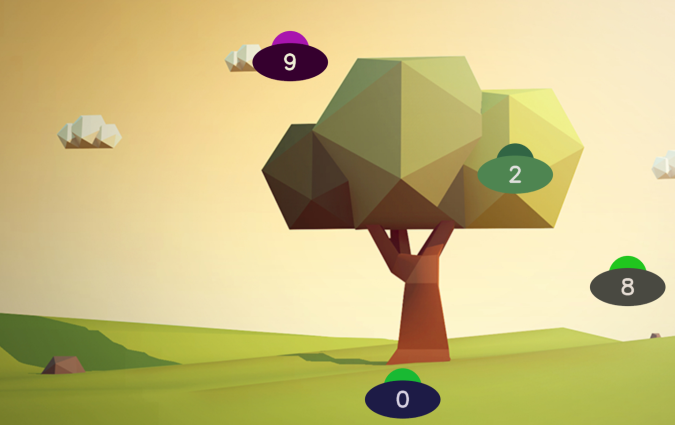
#> input picture imageProcessing/autoHSVDetection/4dzfr.png, 675 x 425 px
$ python sampled-objectDetection.py
#> lines starting #> are read from the running program, lines starting #| are printed output that depends on the picture; after the words box and inside, x2 and y2 are one past the last pixel; in counts of white or black regions, pixels touching at a corner belong together
# Automatic Object Detection based on HSV-sampling
# Answer for: https://stackoverflow.com/questions/67390790/object-detection-with-opencv-python/67393490#67393490
# Original Author: State Machine

# Imports:
import cv2
import numpy as np


# Defines a re-sizable image window:
def showImage(imageName, inputImage):
    cv2.namedWindow(imageName, flags=cv2.WINDOW_GUI_NORMAL)
    cv2.imshow(imageName, inputImage)
    cv2.waitKey(0)


# image path
fileName = "4dzfr.png"

# Reading an image in default mode:
inputImage = cv2.imread(fileName)
#> inputImage is the input picture: shape (425, 675, 3); mean B, G, R 124.9, 186.1, 199.1

# Check image loading:
if inputImage is None:
    print("Could not load Input image.")

# Deep copy for final results:
inputImageCopy = inputImage.copy()

# Convert RGB to grayscale:
grayscaleImage = cv2.cvtColor(inputImage, cv2.COLOR_BGR2GRAY)
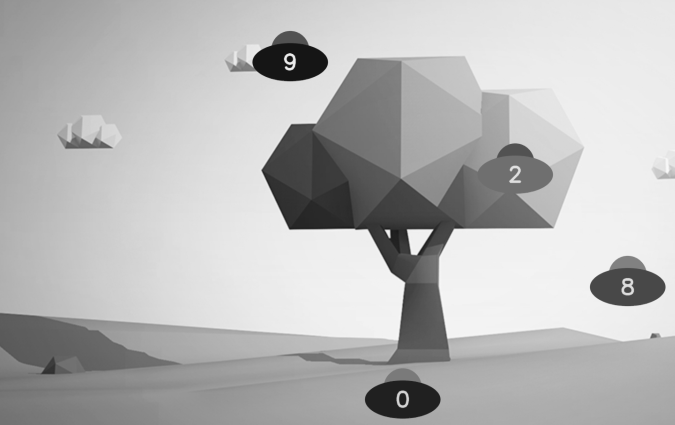
#> grayscaleImage: shape (425, 675); min 21, max 249, mean 183.1

# Get binary image via Otsu:
binaryImage = np.where(grayscaleImage >= 200, 255, 0)
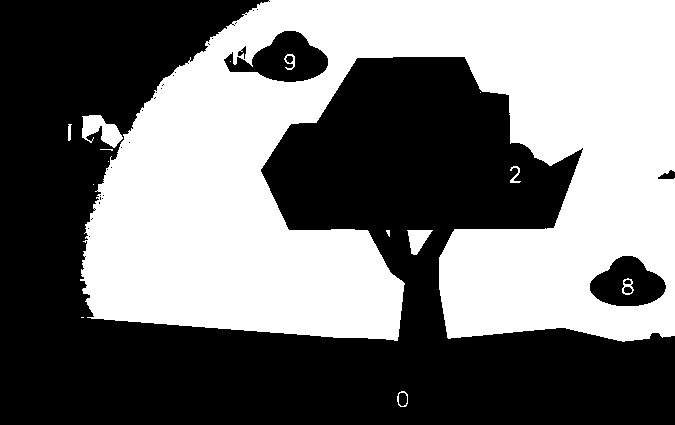
#> binaryImage: shape (425, 675) int64; 46% white; 15 white regions (7 under 20 px), largest, box (x1, y1, x2, y2) and area: (80, 0, 675, 342) 130368, (82, 115, 123, 148) 754, (407, 230, 433, 255) 380
# The above operation converted the image to 32-bit float,
# convert back to 8-bit uint
binaryImage = binaryImage.astype(np.uint8)
#> binaryImage: shape (425, 675); 46% white; 15 white regions (7 under 20 px)
# Show the image:
showImage("Binary Image", binaryImage)

# Find the contours on the binary image:
contours, hierarchy = cv2.findContours(binaryImage, cv2.RETR_CCOMP, cv2.CHAIN_APPROX_SIMPLE)
#> contours = 59 contours, 44 with area under 20; largest, box (x1, y1, x2, y2) and area: (80, 0, 675, 342) 134724, (223, 30, 329, 83) 3142, (589, 255, 667, 307) 2730, (82, 115, 123, 148) 678, (407, 230, 433, 255) 340

# Store the sampled pixels here:
sampledPixels = []

# Deep copy for temp results:
tempCopy = inputImage.copy()

# Look for the outer bounding boxes (no children):
for i, c in enumerate(contours):

    # Get the contour bounding rectangle:
    boundRect = cv2.boundingRect(c)

    # Get the dimensions of the bounding rect:
    rectX = boundRect[0]
    rectY = boundRect[1]
    rectWidth = boundRect[2]
    rectHeight = boundRect[3]

    # Compute the aspect ratio:
    aspectRatio = rectWidth / rectHeight

    # Create the filtering threshold value:
    delta = abs(0.7 - aspectRatio)
    epsilon = 0.1

    # Get the hierarchy:
    currentHierarchy = hierarchy[0][i][3]

    # Prepare the list of sampling points (One for the ellipse, one for the circle):
    samplingPoints = [(rectX - rectWidth, rectY), (rectX, rectY - rectHeight)]

    # Look for the target contours:
    if delta < epsilon and currentHierarchy == -1:

        # This list will hold both sampling pixels:
        pixelList = []

        # Get sampling pixels from the two locations:
        for s in range(2):
            # Get sampling point:
            sampleX = samplingPoints[s][0]
            sampleY = samplingPoints[s][1]

            # Get sample BGR pixel:
            samplePixel = inputImageCopy[sampleY, sampleX]

            # Store into temp list:
            pixelList.append(samplePixel)

        # convert list to tuple:
        pixelList = tuple(pixelList)

        # Save pixel value:
        sampledPixels.append(pixelList)

        # Draw the rectangle numbers:
        color = (0, 0, 255)
        cv2.rectangle(tempCopy, (int(rectX), int(rectY)),
                      (int(rectX + rectWidth), int(rectY + rectHeight)), color, 2)

        # Show the sampling points:
        showImage("Sampling Points", tempCopy)
#> this loop made 59 passes
#> (rectX, rectY, rectWidth, rectHeight, aspectRatio, delta, currentHierarchy, samplingPoints) on passes 1, 4, 10, 17: (397, 391, 11, 16, 0.688, 0.0125, -1, [(386, 391), (397, 375)]), (622, 278, 12, 17, 0.706, 0.00588, -1, [(610, 278), (622, 261)]), (510, 166, 11, 17, 0.647, 0.0529, -1, [(499, 166), (510, 149)]), (284, 54, 11, 16, 0.688, 0.0125, -1, [(273, 54), (284, 38)])
#> (c, rectX, rectY, rectWidth, rectHeight, aspectRatio, delta, currentHierarchy) on passes 3, 21, 22, 23, 24, 25: ([[81, 317], [83, 317]], 81, 317, 3, 1, 3, 2.3, -1), ([[84, 256], [85, 255], [86, 256], [85, 257]], 84, 255, 3, 3, 1, 0.3, 18), ([[88, 236], [89, 235], [90, 236], [89, 237]], 88, 235, 3, 3, 1, 0.3, 18), ([[87, 228], [88, 227], [89, 228], [88, 229]], 87, 227, 3, 3, 1, 0.3, 18), ([[90, 219], [91, 218], [92, 219], [91, 220]], 90, 218, 3, 3, 1, 0.3, 18), ([[91, 218], [92, 217], [93, 218], [92, 219]], 91, 217, 3, 3, 1, 0.3, 18)
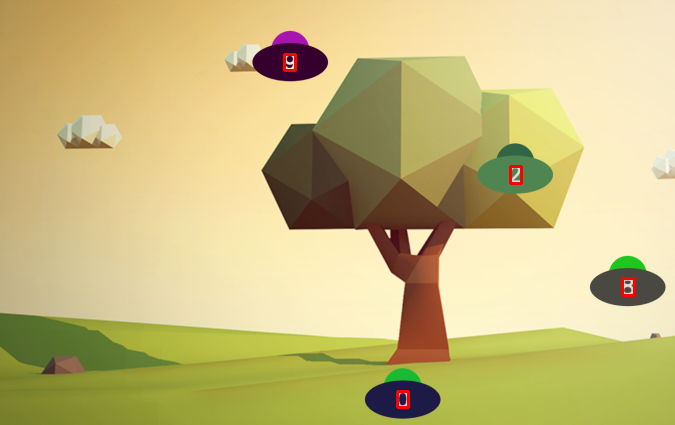
#> tempCopy: shape (425, 675, 3); 0.23% of pixels changed, all inside (x1, y1, x2, y2) = (283, 53, 636, 409)
#> after the loop, sampledPixels = [([70, 27, 29], [51, 185, 25]), ([65, 73, 73], [30, 198, 32]), ([81, 133, 78], [68, 101, 49]), ([46, 0, 53], [174, 21, 168])]

# Store the bounding rectangles here:
boundingRectangles = []

# Loop through sampled pixels:
for p in range(len(sampledPixels)):
    # Get current pixel tuple:
    currentPixelTuple = sampledPixels[p]

    # Prepare the HSV mask:
    imageHeight, imageWidth = binaryImage.shape[:2]
    hsvMask = np.zeros((imageHeight, imageWidth), np.uint8)

    # Process the two sampling pixels:
    for m in range(len(currentPixelTuple)):
        # Get current pixel in the list:
        currentPixel = currentPixelTuple[m]

        # Create BGR Mat:
        pixelMat = np.zeros([1, 1, 3], dtype=np.uint8)
        pixelMat[0, 0] = currentPixel

        # Convert the BGR pixel to HSV:
        hsvPixel = cv2.cvtColor(pixelMat, cv2.COLOR_BGR2HSV)
        H = hsvPixel[0][0][0]
        S = hsvPixel[0][0][1]
        V = hsvPixel[0][0][2]

        # Create HSV range for this pixel:
        rangeThreshold = 5
        lowerValues = np.array([H - rangeThreshold, S - rangeThreshold, V - rangeThreshold])
        upperValues = np.array([H + rangeThreshold, S + rangeThreshold, V + rangeThreshold])

        # Create HSV mask:
        hsvImage = cv2.cvtColor(inputImage.copy(), cv2.COLOR_BGR2HSV)
        tempMask = cv2.inRange(hsvImage, lowerValues, upperValues)
        hsvMask = hsvMask + tempMask

    # Set kernel (structuring element) size:
    kernelSize = 3
    # Set morph operation iterations:
    opIterations = 2
    # Get the structuring element:
    morphKernel = cv2.getStructuringElement(cv2.MORPH_RECT, (kernelSize, kernelSize))
    # Perform closing:
    hsvMask = cv2.morphologyEx(hsvMask, cv2.MORPH_CLOSE, morphKernel, None, None, opIterations, cv2.BORDER_REFLECT101)

    # Process current contour:
    currentContour, _ = cv2.findContours(hsvMask, cv2.RETR_EXTERNAL, cv2.CHAIN_APPROX_SIMPLE)

    for _, c in enumerate(currentContour):
        # Get the contour's bounding rectangle:
        boundRect = cv2.boundingRect(c)

        # Get the dimensions of the bounding rect:
        rectX = boundRect[0]
        rectY = boundRect[1]
        rectWidth = boundRect[2]
        rectHeight = boundRect[3]

        # Store and set bounding rect:
        boundingRectangles.append(boundRect)
        color = (0, 0, 255)
        cv2.rectangle(inputImageCopy, (int(rectX), int(rectY)),
                      (int(rectX + rectWidth), int(rectY + rectHeight)), color, 2)

        # Show the final object detection:
        showImage("Objects", inputImageCopy)
#> this loop made 4 passes
#> currentPixelTuple on passes 1 to 4: ([70, 27, 29], [51, 185, 25]), ([65, 73, 73], [30, 198, 32]), ([81, 133, 78], [68, 101, 49]), ([46, 0, 53], [174, 21, 168])
#> pass 1, `hsvMask = cv2.morphologyEx(hsvMask, cv2.MORPH_CLOSE, morphKernel, None..`:
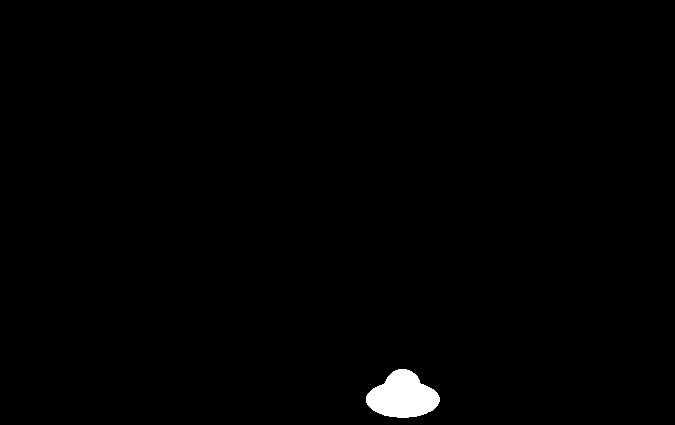
#> hsvMask: shape (425, 675); 0.86% white; 1 white region, box (x1, y1, x2, y2) and area: (366, 369, 440, 418) 2459
#> pass 1, in showImage (call 6), `cv2.imshow(imageName, inputImage)`:
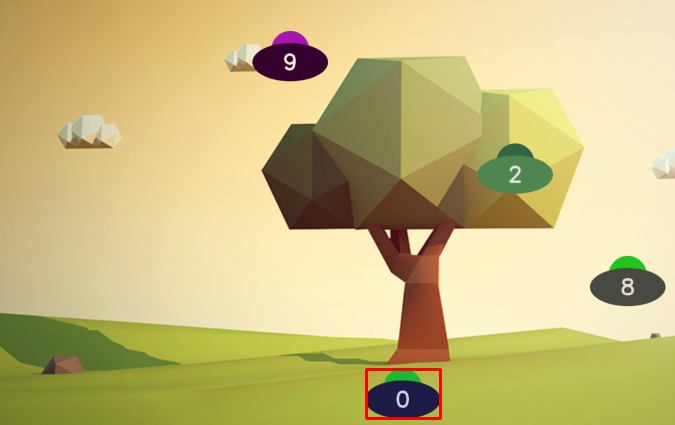
#> window 'Objects': shape (425, 675, 3); mean B, G, R 124.8, 185.7, 199.3
#> after the loop: hsvImage: shape (425, 675, 3); mean H, S, V 26.9, 106.2, 202.1
#> after the loop:
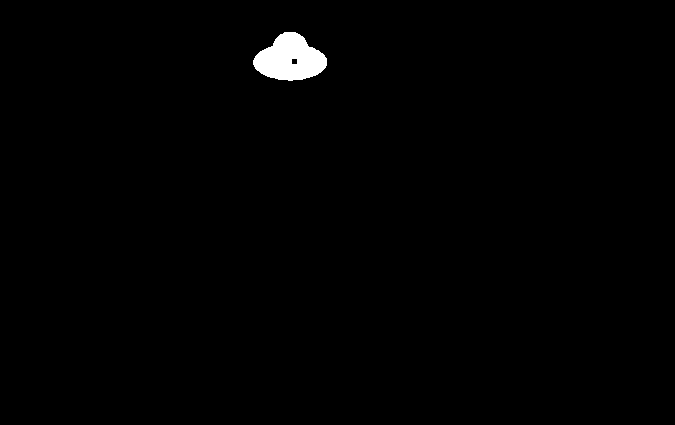
#> hsvMask: shape (425, 675); 0.85% white; 1 white region, box (x1, y1, x2, y2) and area: (253, 32, 327, 81) 2431
#> after the loop:
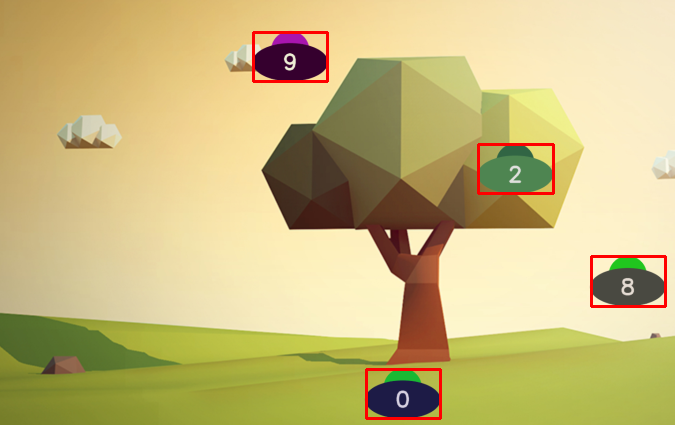
#> inputImageCopy: shape (425, 675, 3); 1.03% of pixels changed, all inside (x1, y1, x2, y2) = (252, 31, 667, 420)
#> after the loop, boundingRectangles = [(366, 369, 74, 49), (591, 256, 74, 50), (478, 144, 75, 49), (253, 32, 74, 49)]
